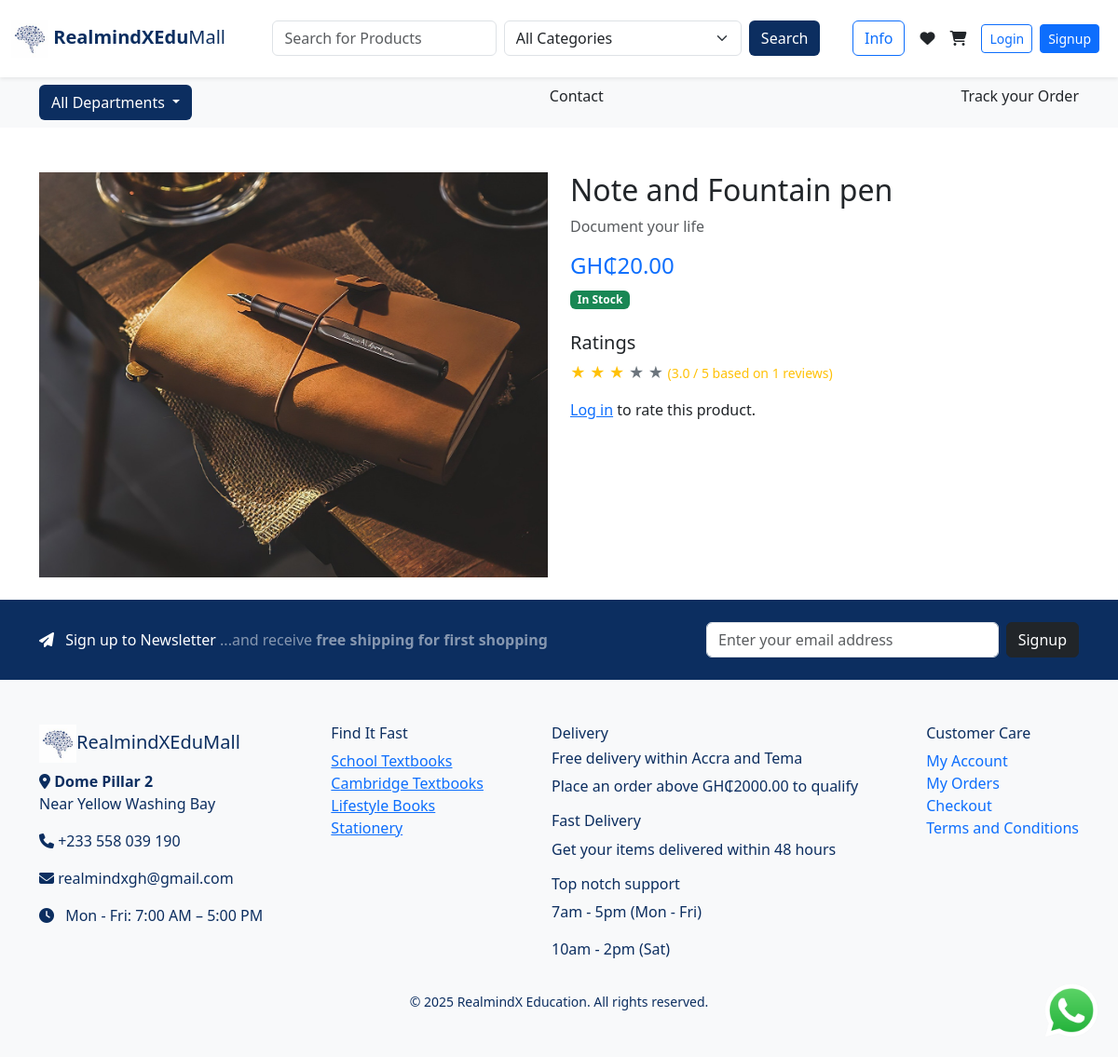
Page /product/1 on the committed database.
### e_commerce/models/products.py (models this page shows, shortened)
class Product(db.Model):
    __tablename__ = 'product'  # Optional, but makes FK references safer
    id = db.Column(db.Integer, primary_key=True)
    name = db.Column(db.String(120), nullable=False)
    description = db.Column(db.Text, nullable=False)
    price = db.Column(db.Float, nullable=False)
    image_filename = db.Column(db.String(120))
    in_stock = db.Column(db.Boolean, default=True)
    date_created = db.Column(db.DateTime, default=datetime.utcnow)
    author = db.Column(db.String(120), nullable=True)
    brand = db.Column(db.String(120), nullable=True)
    grade = db.Column(db.String(50), nullable=True)
    level = db.Column(db.String(50), nullable=True)
    subject = db.Column(db.String(100), nullable=True)
    ratings = db.relationship('ProductRating', back_populates='product', lazy=True)
    category_id = db.Column(db.Integer, db.ForeignKey('category.id'))
    category = db.relationship('Category', back_populates='products')
    order_items = db.relationship('OrderItem', backref='product', lazy=True)

### e_commerce/routes/main_routes.py (the view)
@main_bp.route('/product/<int:product_id>')
def view_product(product_id):
    product = Product.query.get_or_404(product_id)
    user_rating = None
    if current_user.is_authenticated:
        user_rating = ProductRating.query.filter_by(user_id=current_user.id, product_id=product_id).first()
    return render_template("product_detail.html", product=product, user_rating=user_rating)

### e_commerce/templates/product_detail.html (shortened to what this page needs)
{% extends 'index.html' %}
{% block content %}
<div class="container mt-5">
  <div class="row">
    <div class="col-md-6">
      <img src="{{ url_for('static', filename='uploads/' + product.image_filename) }}" alt="{{ product.name }}" class="img-fluid">
    </div>
    <div class="col-md-6">
      <h2>{{ product.name }}</h2>
      <p class="text-muted">{{ product.description }}</p>
      <h4 class="text-primary">GH₵{{ '%.2f' % product.price }}</h4>
      {% if product.in_stock %}
        <span class="badge bg-success">In Stock</span>
      {% else %}
        <span class="badge bg-danger">Out of Stock</span>
      {% endif %}
      <div class="mt-4">
        <h5>Ratings</h5>
        {% if product.ratings %}
          {% set avg_rating = (product.ratings | map(attribute='rating') | list | sum) / (product.ratings|length) %}
          <p class="text-warning">
            {% for i in range(1, 6) %}
              {% if i <= avg_rating %}
                <span>&#9733;</span>
              {% else %}
                <span class="text-secondary">&#9733;</span>
              {% endif %}
            {% endfor %}
            <small>({{ '%.1f' % avg_rating }} / 5 based on {{ product.ratings|length }} reviews)</small>
          </p>
        {% else %}
          <p class="text-muted">No ratings yet</p>
        {% endif %}
        {% if current_user.is_authenticated %}
          {% if user_rating %}
            <p class="text-muted">You rated this product: ⭐ {{ user_rating.rating }}/5</p>
          {% else %}
            <form method="POST" action="{{ url_for('main.rate_product', product_id=product.id) }}">
              <div class="rating mb-2">
                {% for i in range(5, 0, -1) %}
                  <input type="radio" name="rating" value="{{ i }}" id="star{{ i }}">
                  <label for="star{{ i }}">★</label>
                {% endfor %}
              </div>
              <button type="submit" class="btn btn-sm btn-primary">Submit</button>
            </form>
          {% endif %}
        {% else %}
          <p><a href="{{ url_for('auth.login') }}">Log in</a> to rate this product.</p>
        {% endif %}
      </div>
    </div>
  </div><br>
</div>
{% endblock %}

### rows in the picture
Product: image_filename (picture), name "Note and Fountain pen", description "Document your life", price "20.00"

### other values in the picture
{{ '%.1f' % avg_rating }} "3.0"
{{ product.ratings|length }} "1"
